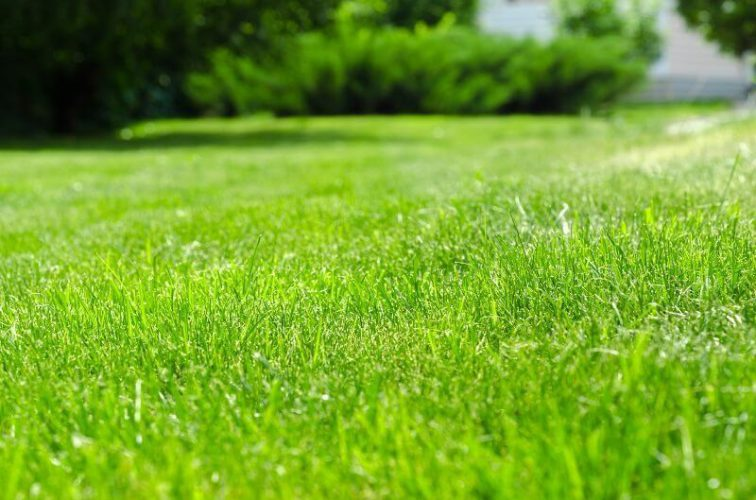
#> input picture grass.jpg, 756 x 500 px
$ jupyter execute tuan3.ipynb
#> lines starting #> are read from the running program, lines starting #| are printed output that depends on the picture
### Bài 1. Cho ma trận ảnh xám 3x3 với các giá trị cường độ pixel nhu sfu

a.Điều chỉnh cường độ sáng và độ tương phản của ảnh với giá trị và . Kết quả đầu ra gọi là

b.Tìm ảnh mới  với giá trị hiệu chỉnh Gamma với

[cell 1]
import cv2
import numpy as np

f = np.array([
  [100, 120, 130],
  [140, 150, 160],
  [170, 180, 190]
])
#a.
a=1.2
b=50
g1 = a*f + b
#b
gamma = 2
g2 = f**(1/gamma)
print(f"g1=\n{g1}")
print(f"g2=\n{g2}")

### Bài 2. Cho ảnh kích thước 2x2 với 3 thành phần màu R, G, B như sau
Thực hiện cân bằng trắng cho 3 thành phần màu với phương pháp được cho ở phần lý thuyết.

[cell 2]
R = np.array([
  [100, 150],
  [200, 250]
])

G = np.array([
  [120, 170],
  [220, 270]
])

B = np.array([
  [130, 180],
  [230, 280]
])
#white balance
#k = 1
meanR = np.mean(R)
meanG = np.mean(G)
meanB = np.mean(B)
varR = np.var(R)
varG = np.var(G)
varB = np.var(B)
gR = np.zeros((2,2))
gG = np.zeros((2,2))
gB = np.zeros((2,2))

for i in range(len(R)):
    for j in range(len(R[i])):
        gR[i,j] = (R[i,j] - meanR) / np.sqrt(varR)
for i in range(len(G)):
    for j in range(len(G[i])):
        gG[i,j] = (R[i,j] - meanG) / np.sqrt(varG)
for i in range(len(B)):
    for j in range(len(B[i])):
        gB[i,j] = (B[i,j] - meanB) / np.sqrt(varB)
print(f"gR=\n{gR}")
print(f"gG=\n{gG}")
print(f"gB=\n{gB}")

### Bài 3. Thực hiện cân bằng Histogram cho ảnh  sau sử dụng công thức tuyến tính trên bài đọc.

[cell 3]
I = np.array([
  [52, 55, 61],
  [59, 79, 80],
  [85, 90, 100]
])
G = np.zeros((3,3))
L = 256
Imin = np.min(I)
Imax = np.max(I)
for i in range(len(I)):
    for j in range(len(I[i])):
      G[i,j] = (I[i,j]-Imin)*(L-1)/(Imax-Imin)
print(f"G=\n{G}")

### Bài 4. Lọc làm sắc nét ảnh (Sharpening Filter)
Cho một hình ảnh 5x5 và một kernel 3x3 để làm sắc nét ảnh. Hãy tính toán giá trị điểm ảnh tại vị trí (2,2) và (3,3), (5, 5) sau khi áp dụng kernel. Giả sử biên được mở rộng bằng giá trị 0

[cell 4]
f = np.array([
  [10, 20, 30, 40, 50],
  [60, 70, 80, 90, 100],
  [110, 120, 130, 140, 150],
  [160, 170, 180, 190, 200],
  [210, 220, 230, 240, 250]
])
h = np.array([
  [0, -1, 0],
  [-1, 5, -1],
  [0, -1, 0]
])
g = np.zeros((3,3))
for i in range(1, f.shape[0] - 1):
  for j in range(1, f.shape[1] - 1):
    g[i-1, j-1] = np.sum(f[i-1:i+2, j-1:j+2] * h)

print(g)

### Bài 5. Viết chương trình Python thực hiện các thuật toán và phép biến đổi
#### a.Chuyển đổi pixel
def PixelTransform(f, a, b) truyền vào 1 ảnh f, hai tham số độ lệch b và độ lợi a. Kết quả trả về 1 ảnh mới đã được chuyển đổi pixel
#### b.Hiệu chỉnh gamma
def GammaCorrelation(f, gamma) truyền vào ảnh f và hệ số gamma, kết quả trả về 1 ảnh đã được hiệu chỉnh gamma
#### c.Cân bằng trắng
def Whitening(f)  truyền vào ảnh f và trả về ảnh đã được cân bằng trắng

[cell 5]
import numpy as np
def PixelTransform(f, a, b):
  return f * a + b

def GammaCorrelation(f, gamma):
  return f ** (1/gamma)

def Whitening(f):
  mean_f = np.mean(f)
  var_f = np.var(f)
  g_f = np.zeros(f.shape)
  for i in range(len(f)):
      for j in range(len(f[i])):
          g_f[i,j] = (f[i,j] - mean_f) / np.sqrt(var_f)
  return g_f

#test
T = np.array([
  [100, 120, 130],
  [140, 150, 160],
  [170, 180, 190]
])
print(PixelTransform(T, 1.2, 50))
print(GammaCorrelation(T, 2))
print(R)
print(Whitening(R))

### Bài 6. Viết chương trình đọc một ảnh và áp dụng bộ lọc tuyến tính tùy chọn và hiển thị ảnh sau lọc sử dụng thư viện OpenCV

[cell 6]
import cv2
from matplotlib import pyplot as plt
# Load an image
image = cv2.imread('grass.jpg')
#> image is the input picture: shape (500, 756, 3); mean B, G, R 42.2, 163.3, 116.7
image_rgb = cv2.cvtColor(image, cv2.COLOR_BGR2RGB)

plt.subplot(1, 2, 1)
plt.imshow(image_rgb)
gamma = 2
g = GammaCorrelation(image_rgb, gamma)
#> call 2 of GammaCorrelation, with gamma = 2
#> in GammaCorrelation (call 2), `return f ** (1/gamma)`:
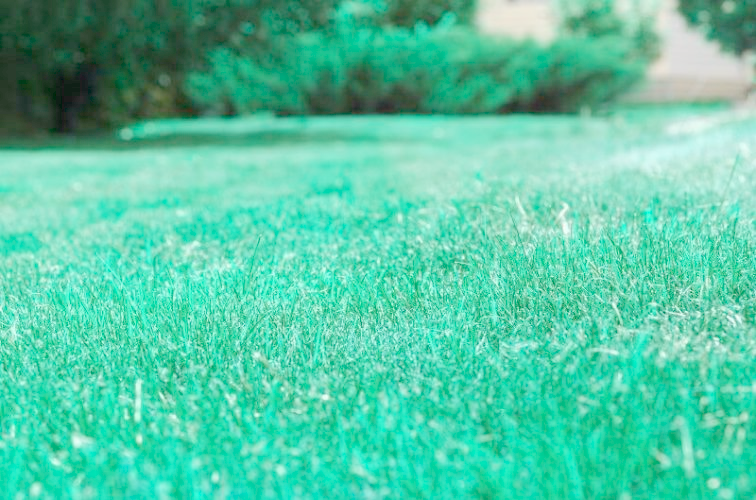
#> returned value: shape (500, 756, 3) float64; mean of channels 0, 1, 2 10.42, 12.46, 5.52; drawn with min black and max white
plt.subplot(1, 2, 2)
plt.imshow(g)
plt.show()
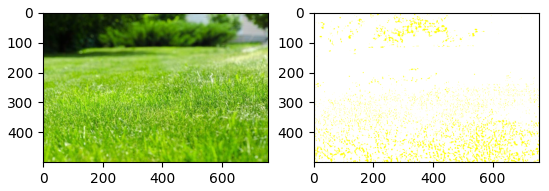
#> figure drawn by matplotlib, 2 panels
